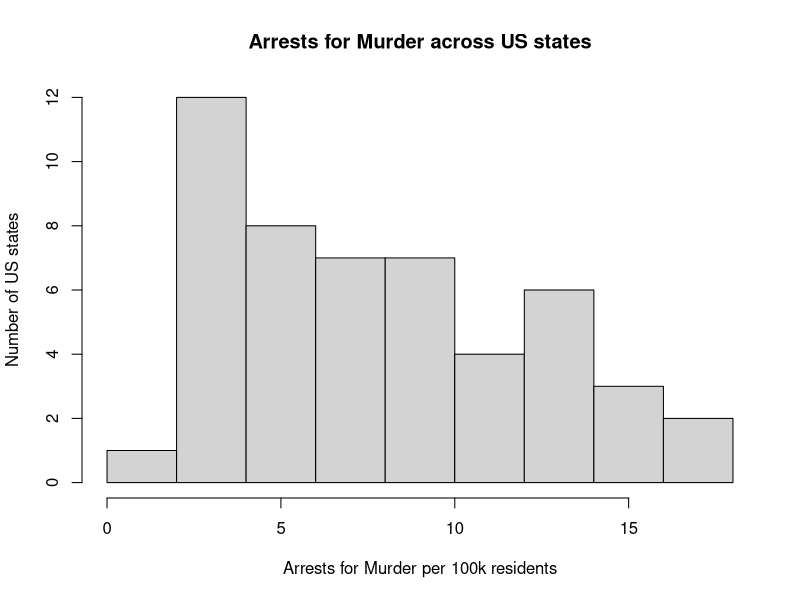
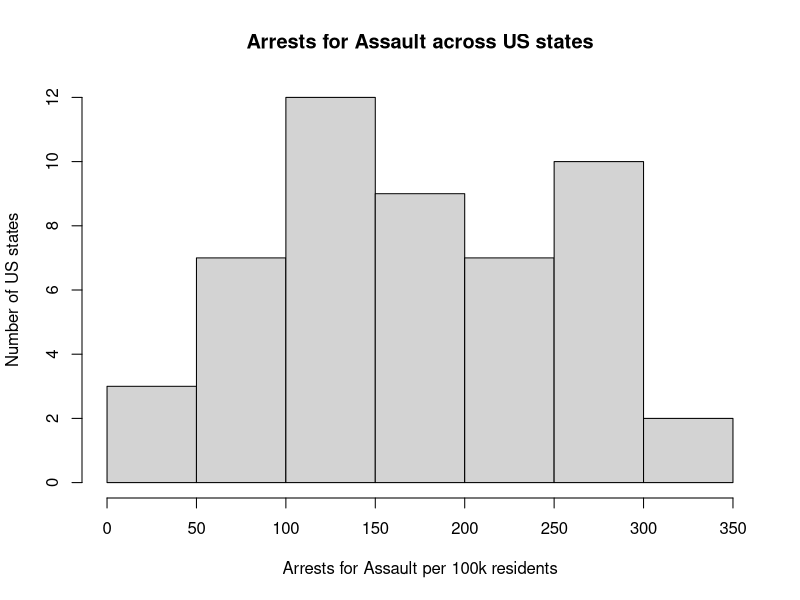
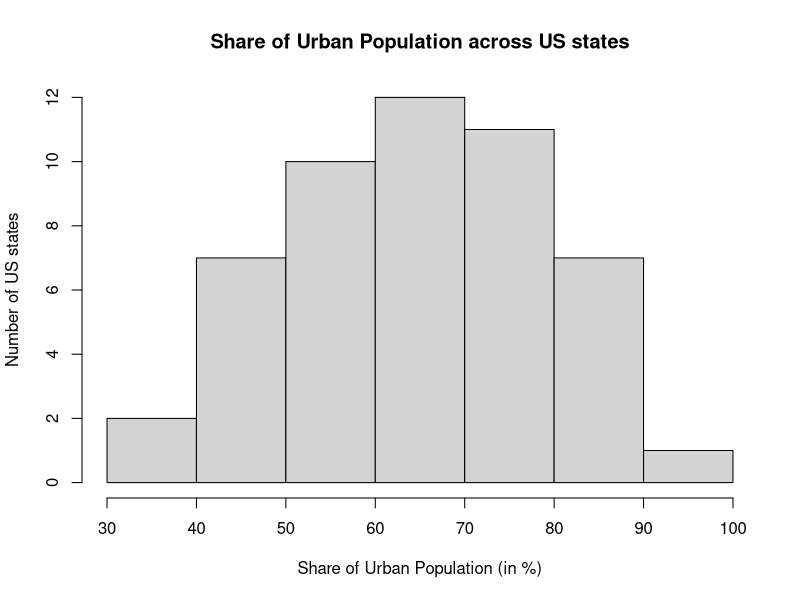
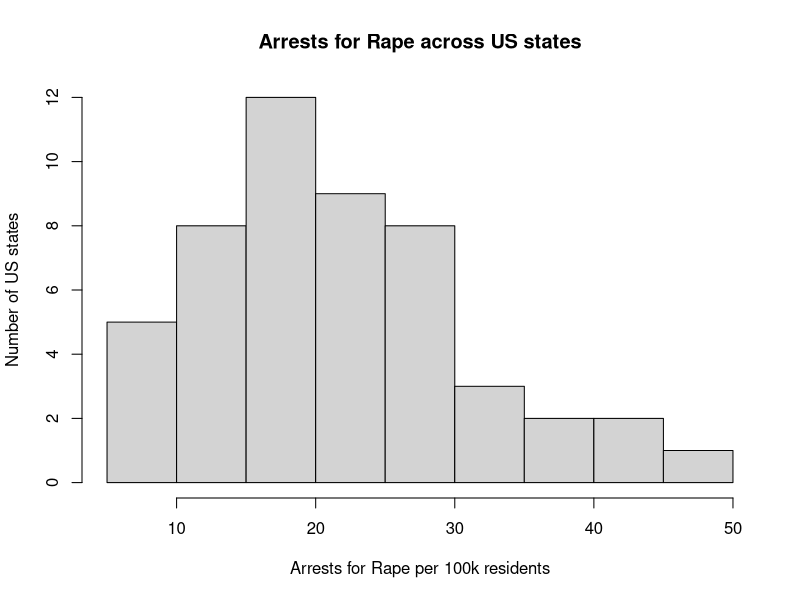
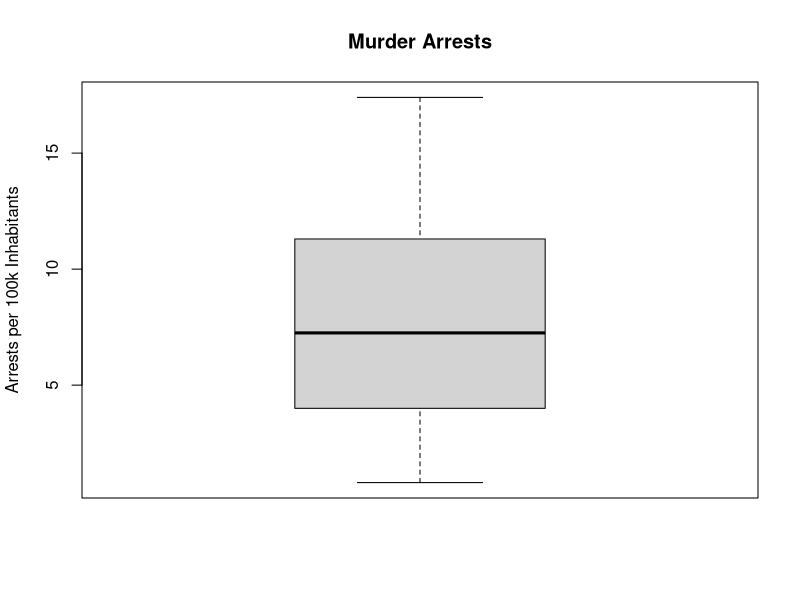
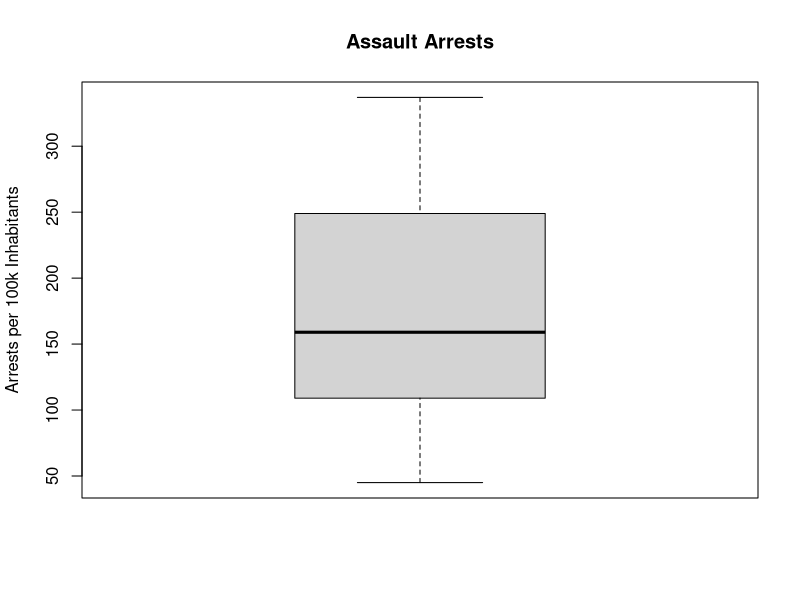
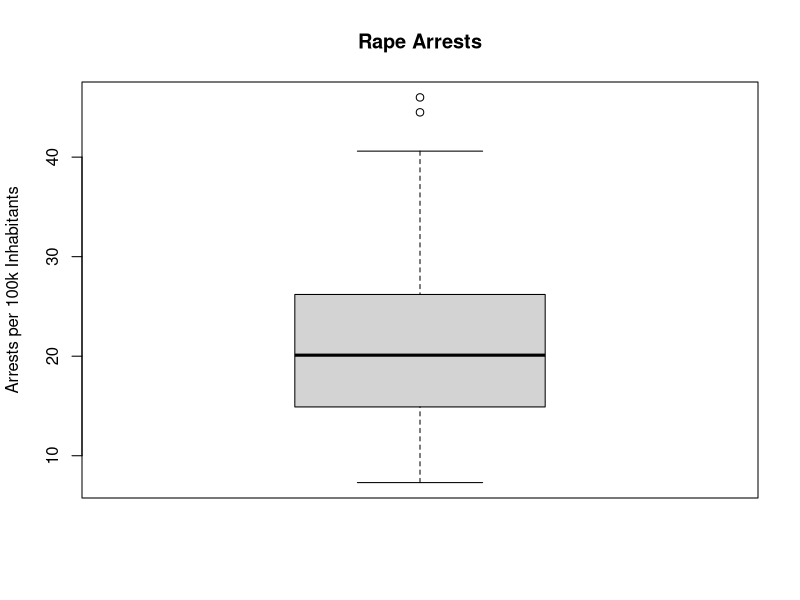
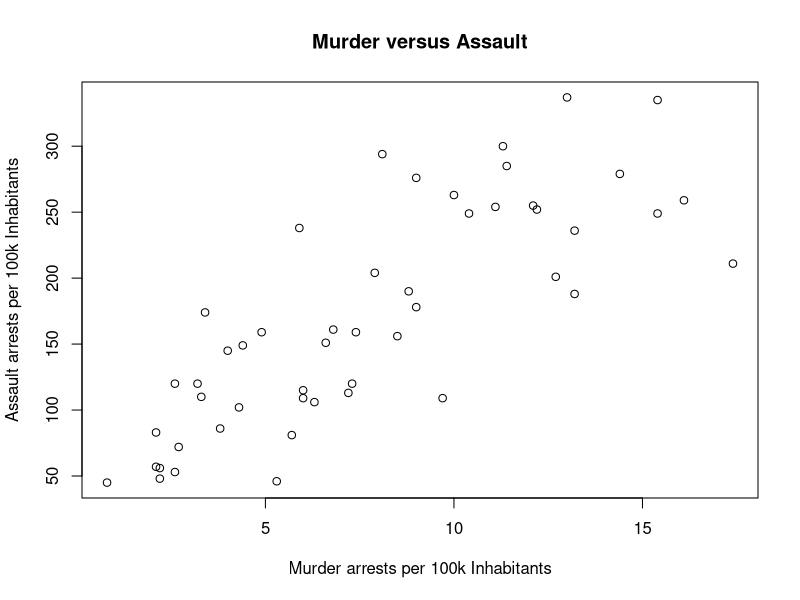

Write the R code that produced these figures, in order.
#R Source Code File 2#
#Exploratory Analysis of the USArrests dataset#
#First Pair Assignment by Isabelle and Diego#
#Collaborative Social Science Data Analysis#

#Opening dataset and understanding its structure
?USArrests
data("USArrests")
ls()
names(USArrests)

#Setting working directory
setwd("/Users/Diegotab/GitHub/DiegoandIsabellesFantasticalFirstRepository")

library(dplyr)
library(ggplot2)

#####Summary statistics#####
summary(USArrests$Murder)
#Number of arrests per 100,000 residents for murder across 50 US states
#Median=7.3 persons, Mean=7.8 persons
summary(USArrests$Assault)
#Number of arrests per 100,000 residents for assault across 50 US states
#Median=159 persons, Mean=170.8 persons
summary(USArrests$UrbanPop)
#Percent of the population living in urban areas across 50 US states
#Median=66.00%, Mean=65.54%
summary(USArrests$Rape)
#Number of arrests per 100,000 residents for rape across 50 US states
#Median=20.1 persons, Mean=21.2 persons

#The data cover the values for those variables 
#in each of the 50 US states in 1973

#####Another way of getting measures of central tendency: Looping for Mean and Median#####
for (i in 1:length(names(USArrests))) {
  USArrests[, i] %>%
    mean() %>%
    round(digits = 1) %>%
    paste(names(USArrests)[i], ., '\n') %>%  
    cat()
}
#Murder=7.8 Assault=170.8 UrbanPop=65.5 Rape=21.2
for (i in 1:length(names(USArrests))) {
  USArrests[, i] %>%
    median() %>%
    round(digits = 1) %>%
    paste(names(USArrests)[i], ., '\n') %>%  
    cat()
}
#Murder=7.2 Assault=159 UrbanPop=66 Rape=20.1

#####Histograms#####
hist(USArrests$Murder,
     main = "Arrests for Murder across US states",
     ylab = "Number of US states",
     xlab = "Arrests for Murder per 100k residents")
dev.print(png, "Murder.png", width = 1024, height = 720)
#8 US states have 10 arrests per 100,000 residents for murder
#12 US states have around 4 arrests per 100,000 residents for murder
hist(USArrests$Assault,
     main = "Arrests for Assault across US states",
     ylab = "Number of US states",
     xlab = "Arrests for Assault per 100k residents")
dev.print(png, "Assault.png", width = 1024, height = 720)
hist(USArrests$UrbanPop,
     main = "Share of Urban Population across US states",
     ylab = "Number of US states",
     xlab = "Share of Urban Population (in %)")
dev.print(png, "UrbanPop.png", width = 1024, height = 720)
hist(USArrests$Rape,
     main = "Arrests for Rape across US states",
     ylab = "Number of US states",
     xlab = "Arrests for Rape per 100k residents")
dev.print(png, "Rape.png", width = 1024, height = 720)

#####Measures of dispersion: standard deviation, range, IQR#####
for (i in 1:length(names(USArrests))) {
  USArrests[, i] %>%
    sd() %>%
    round(digits = 1) %>%
    paste(names(USArrests)[i], ., '\n') %>%  
    cat()
}
#Standard deviation Murder=4.4 Assault=83.3 UrbanPop=14.5 Rape=9.4
for (i in 1:length(names(USArrests))) {
  USArrests[, i] %>%
    var() %>%
    round(digits = 1) %>%
    paste(names(USArrests)[i], ., '\n') %>%  
    cat()
}
#Variation Murder=19 Assault=6945.2 UrbanPop=209.5 Rape=87.7
for (i in 1:length(names(USArrests))) {
  USArrests[, i] %>%
    range() %>%
    round(digits = 1) %>%
    paste(names(USArrests)[i], ., '\n') %>%  
    cat()
}
#Range Murder= 0.8 17.4 Assault= 45 337 UrbanPop= 32 91 Rape= 7.3 46
IQR(USArrests$Murder)
#IQR Murder= 7.175
IQR(USArrests$Assault)
#IQR Assault= 140
IQR(USArrests$UrbanPop)
#IQR UrbanPop= 23.25
IQR(USArrests$Rape)
#IQR Rape= 11.1

#####Boxplots for three crime variables#####
boxplot(USArrests$Murder,
        main = "Murder Arrests",
        ylab = "Arrests per 100k Inhabitants")
dev.print(png, "BoxplotMurder.png", width = 1024, height = 720)
boxplot(USArrests$Assault,
        main = "Assault Arrests",
        ylab = "Arrests per 100k Inhabitants")
dev.print(png, "BoxplotAssault.png", width = 1024, height = 720)
boxplot(USArrests$Rape,
        main = "Rape Arrests",
        ylab = "Arrests per 100k Inhabitants")
dev.print(png, "BoxplotRape.png", width = 1024, height = 720)

#####Scatter plots for three crime variables#####
plot(USArrests$Murder, USArrests$Assault,
     main = "Murder versus Assault",
     xlab = "Murder arrests per 100k Inhabitants",
     ylab = "Assault arrests per 100k Inhabitants")
dev.print(png, "PlotMurderAssault.png", width = 1024, height = 720)
plot(USArrests$Murder, USArrests$Rape,
     main = "Murder versus Rape",
     xlab = "Murder arrests per 100k Inhabitants",
     ylab = "Rape arrests per 100k Inhabitants")
dev.print(png, "PlotMurderRape.png", width = 1024, height = 720)
plot(USArrests$Assault, USArrests$Rape,
     main = "Assault versus Rape",
     xlab = "Assault arrests per 100k Inhabitants",
     ylab = "Rape arrests per 100k Inhabitants")
dev.print(png, "PlotAssaultRape.png", width = 1024, height = 720)

#####Correlation coefficients#####
cor.test(USArrests$Murder, USArrests$Assault)
#cor=0.8018733 
cor.test(USArrests$Murder, USArrests$Rape)
#cor=0.5635788 
cor.test(USArrests$Assault, USArrests$Rape)
#cor=0.6652412

#####Summarizing with LOESS#####
ggplot2::ggplot(USArrests, aes(Murder, Assault)) + geom_point() + geom_smooth() + theme_bw() + ggtitle("Murder arrests-Assault arrests Correlation") +
  xlab("Murder arrests per 100k habitants") +
  ylab("Assault arrests per 100k habitants")
dev.print(png, "ggplotMurderAssaultwithtitle.png", width = 1024, height = 720)
ggplot2::ggplot(USArrests, aes(Murder, Rape)) + geom_point() + geom_smooth() + theme_bw() + ggtitle("Murder arrests-Rape arrests Correlation") +
  xlab("Murder arrests per 100k habitants") +
  ylab("Rape arrests per 100k habitants")
dev.print(png, "ggplotMurderRapewithtitle.png", width = 1024, height = 720)
ggplot2::ggplot(USArrests, aes(Assault, Rape)) + geom_point() + geom_smooth() + theme_bw() + ggtitle("Assault arrests-Rape arrests Correlation") +
  xlab("Assault arrests per 100k habitants") +
  ylab("Rape arrests per 100k habitants")
dev.print(png, "ggplotAssaultRapewithtitle.png", width = 1024, height = 720)


